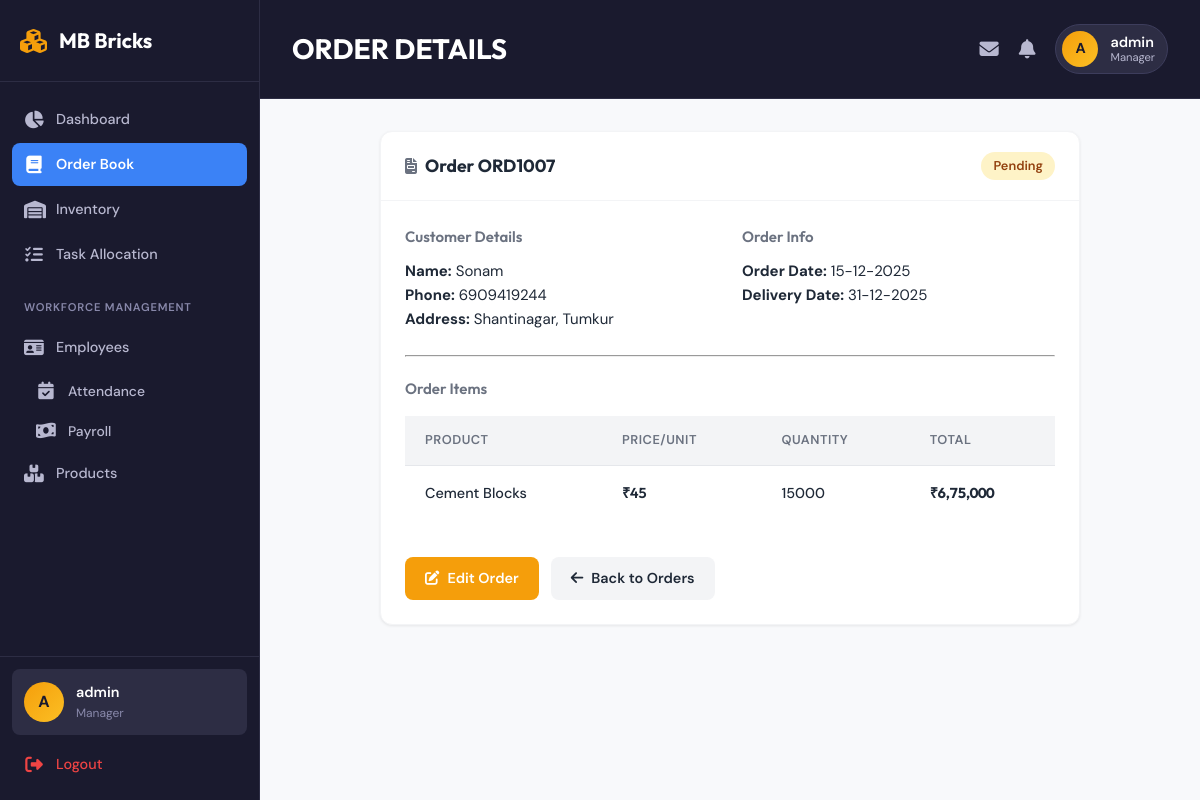
Page /orders/view/7 (signed in) on the earlier database version.
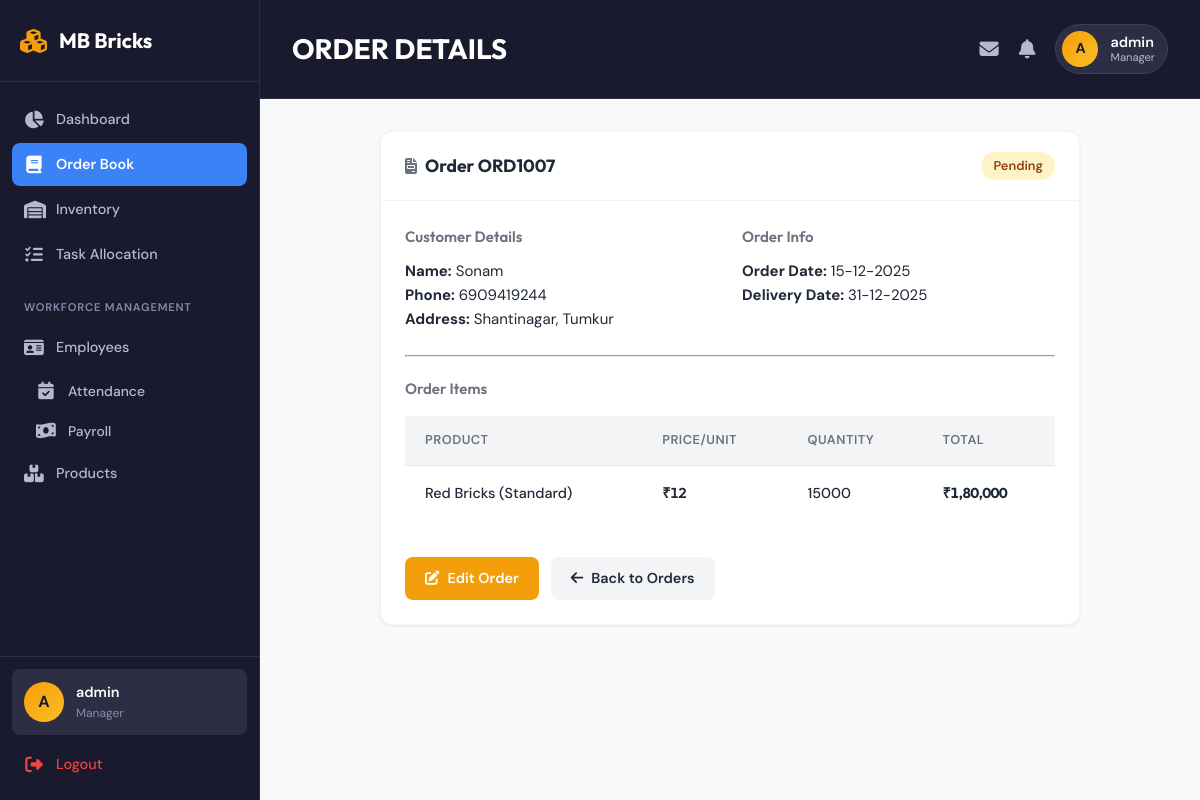
Same page on the later database version.
### tables this page shows
CREATE TABLE products (
            id INTEGER PRIMARY KEY AUTOINCREMENT,
            name TEXT NOT NULL,
            category TEXT NOT NULL,
            price_per_unit REAL NOT NULL,
            unit TEXT DEFAULT 'piece',
            stock_quantity INTEGER DEFAULT 0,
            description TEXT,
            created_at TIMESTAMP DEFAULT CURRENT_TIMESTAMP
        );

CREATE TABLE orders (
            id INTEGER PRIMARY KEY AUTOINCREMENT,
            order_number TEXT UNIQUE NOT NULL,
            customer_name TEXT NOT NULL,
            customer_phone TEXT,
            customer_address TEXT,
            product_id INTEGER NOT NULL,
            quantity INTEGER NOT NULL,
            total_amount REAL NOT NULL,
            status TEXT DEFAULT 'Pending',
            order_date TIMESTAMP DEFAULT CURRENT_TIMESTAMP,
            delivery_date DATE,
            notes TEXT,
            FOREIGN KEY (product_id) REFERENCES products (id)
        );

### app.py (the view)
@app.route('/orders/view/<int:id>')
@login_required
@role_required('Manager', 'Supervisor')
def view_order(id):
    db = get_db()
    order = db.execute('''
        SELECT o.*, p.name as product_name, p.price_per_unit FROM orders o
        JOIN products p ON o.product_id = p.id
        WHERE o.id = ?
    ''', (id,)).fetchone()
    if not order:
        flash('Order not found', 'danger')
        return redirect(url_for('orders'))
    return render_template('order_view.html', order=order)

### app.py (called while the page is built)
def format_indian_currency(amount):
    if amount is None:
        amount = 0
    amount = int(round(amount))
    if amount < 0:
        return '-₹' + format_indian_currency(-amount)[1:]
    s = str(amount)
    if len(s) <= 3:
        return '₹' + s
    result = s[-3:]
    s = s[:-3]
    while s:
        result = s[-2:] + ',' + result
        s = s[:-2]
    return '₹' + result

def login_required(f):
    @wraps(f)
    def decorated_function(*args, **kwargs):
        if 'user_id' not in session:
            flash('Please login to access this page.', 'warning')
            return redirect(url_for('login'))
        return f(*args, **kwargs)
    return decorated_function

def convert_date(val):
    return datetime.strptime(val.decode(), "%Y-%m-%d").date()

def convert_datetime(val):
    return datetime.fromisoformat(val.decode())

def get_db():
    if 'db' not in g:
        g.db = sqlite3.connect(DATABASE, detect_types=sqlite3.PARSE_DECLTYPES | sqlite3.PARSE_COLNAMES)
        g.db.row_factory = sqlite3.Row
    return g.db

### templates/order_view.html (shortened to what this page needs)
{% extends 'base.html' %}
{% block header %}ORDER DETAILS{% endblock %}
{% block content %}
<div class="card" style="max-width: 700px; margin: 0 auto;">
    <div class="card-header">
        <h2><i class="fas fa-file-invoice"></i> Order {{ order.order_number }}</h2>
        <span class="badge badge-{% if order.status == 'Completed' %}success{% elif order.status == 'Pending' %}warning{% elif order.status == 'Cancelled' %}danger{% else %}info{% endif %}">
            {{ order.status }}
        </span>
    </div>
    <div class="card-body">
        <div class="grid-2 mb-2">
            <div>
                <h4 style="color: var(--text-secondary); margin-bottom: 10px;">Customer Details</h4>
                <p><strong>Name:</strong> {{ order.customer_name }}</p>
                <p><strong>Phone:</strong> {{ order.customer_phone or 'N/A' }}</p>
                <p><strong>Address:</strong> {{ order.customer_address or 'N/A' }}</p>
            </div>
            <div>
                <h4 style="color: var(--text-secondary); margin-bottom: 10px;">Order Info</h4>
                <p><strong>Order Date:</strong> {{ order.order_date|format_date }}</p>
                <p><strong>Delivery Date:</strong> {{ order.delivery_date|format_date if order.delivery_date else 'Not Set' }}</p>
            </div>
        </div>
        <hr style="border-color: var(--border-color); margin: 20px 0;">
        <h4 style="color: var(--text-secondary); margin-bottom: 15px;">Order Items</h4>
        <table>
            <thead>
                <tr>
                    <th>Product</th>
                    <th>Price/Unit</th>
                    <th>Quantity</th>
                    <th>Total</th>
                </tr>
            </thead>
            <tbody>
                <tr>
                    <td>{{ order.product_name }}</td>
                    <td class="currency">{{ order.price_per_unit|indian_currency }}</td>
                    <td>{{ order.quantity }}</td>
                    <td class="currency"><strong>{{ order.total_amount|indian_currency }}</strong></td>
                </tr>
            </tbody>
        </table>
        <div class="d-flex gap-1 mt-3">
            <a href="{{ url_for('edit_order', id=order.id) }}" class="btn btn-warning">
                <i class="fas fa-edit"></i> Edit Order
            </a>
            <a href="{{ url_for('orders') }}" class="btn btn-secondary">
                <i class="fas fa-arrow-left"></i> Back to Orders
            </a>
        </div>
    </div>
</div>
{% endblock %}

Differences in the rows shown:
no longer on this page (row unchanged): products: product_name "Cement Blocks", price_per_unit|indian_currency "₹45"
changed orders "ORD1007": total_amount|indian_currency "₹6,75,000" → "₹1,80,000"
now on this page (row unchanged): products: product_name "Red Bricks (Standard)", price_per_unit|indian_currency "₹12"
